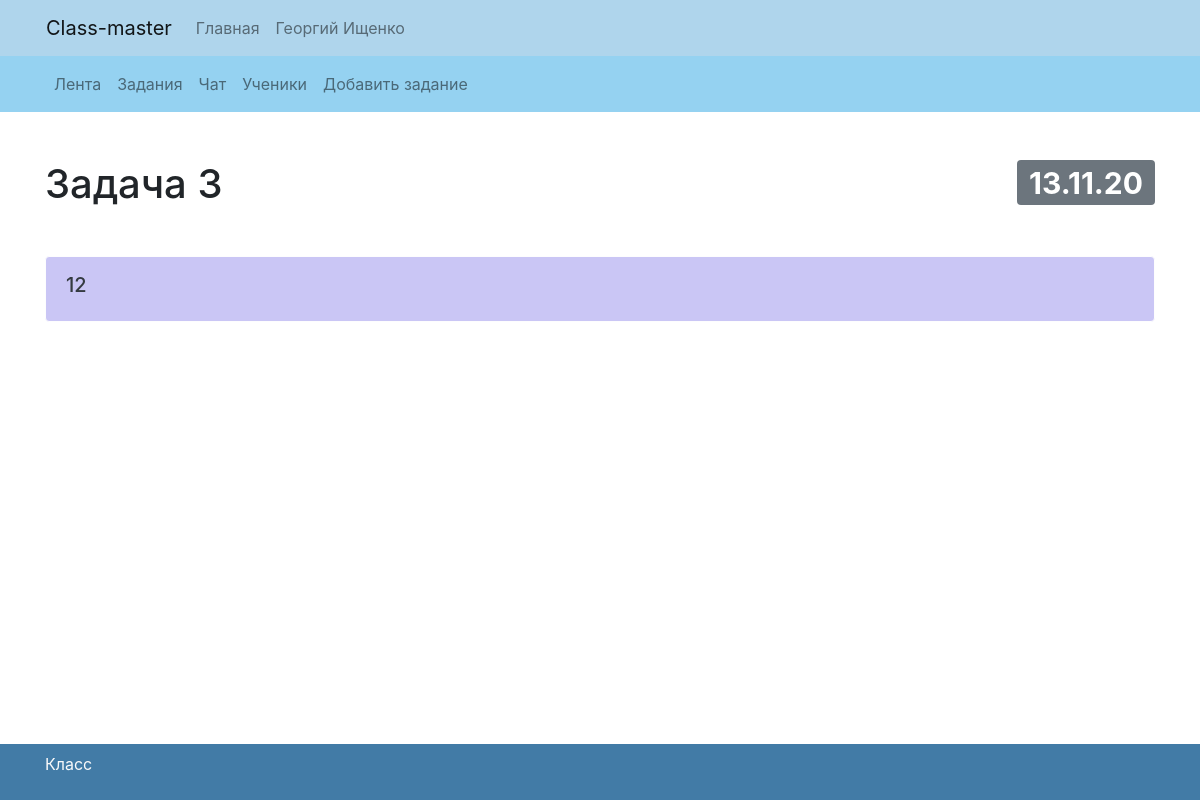
Page /classes/Django-21/task=612332 (signed in) on the committed database.
### my_class/models.py (models this page shows, shortened)
class Task(models.Model):
    title=models.CharField(max_length=32)
    body=RichTextUploadingField(blank=True,null=True)
    date=models.DateField()
    current_class = models.ForeignKey('Class', on_delete=models.CASCADE, null=True, blank=True)
    author=models.ForeignKey(settings.AUTH_USER_MODEL, on_delete=models.CASCADE,blank=True,
        null=True)
    published_date=models.DateTimeField(auto_now_add=True)
    max_mark = models.IntegerField(default=5)
    class Meta:
        verbose_name = "Задания"
        verbose_name_plural = "Задания"

### my_class/views.py (the view)
# urls.py: path('classes/<str:name>-<int:pk>/task=<int:pin>', class_task),
@login_required
def class_task(request,name,pk,pin):
	current_class = Class.objects.get(pk=pk)
	task = Task.objects.get(pk = decode(pin))
	return render(request,'class_task.html',
		{
		'class':current_class,
		'task':task,
		})

### my_class/models.py (called while the page is built)
    def is_teacher(self):
        if self.teacher:
            return True
        else:
            return False

### my_class/views.py (called while the page is built)
def decode(pin):
	return int(pin)^612345

### my_class/templates/class_task.html
{% extends "base.html" %}
{% block content %}
<div style="background-color: #95D2F1;">
    <nav class="container navbar navbar-expand-lg navbar-light">
        <div class="collapse navbar-collapse" id="navbarNavAltMarkup">
          <div class="navbar-nav">
            <a class="nav-link" href="feed">Лента</a>
            <a class="nav-link" href="tasks">Задания</a>
            <a class="nav-link" href="chat">Чат</a>
            <a class="nav-link" href="students">Ученики</a>
            {% if class.is_teacher %}
            <a class="nav-link" href="task_add">Добавить задание</a>
            {% endif %}
          </div>
        </div>
    </nav>
</div>
<div class="container mt-5 mb-5">
          <h1>{{task.title}} <span class="badge badge-secondary float-right">{{task.date | date:'d.m.y'}}</span></h1>
          <div class="alert alert-light mt-5 py-3" role="alert" style="background-color: #CAC6F5;">
            {% autoescape off %}
            <h5 class="text-dark">{{task.body}}<h5>
            {% endautoescape %}
          </div>
</div>
{% endblock %}

### my_class/templates/base.html (shortened to what this page needs)
{% load static %}
<!doctype html>
<html>
  <head>
  	<link href="{% static 'vendor/bootstrap/css/bootstrap.min.css' %}" rel="stylesheet">
  </head>
  <header>
    <div style="background-color: #AFD5EC;">
      <nav class="container navbar navbar-expand-lg navbar-light">
        <a class="navbar-brand" href="/">Class-master</a>
        <div class="collapse navbar-collapse" id="navbarNavAltMarkup">
          <div class="navbar-nav">
            <a class="nav-link" href="/">Главная</a>
            <a class="nav-link float-right" href="/im">{{request.user.first_name}} {{request.user.last_name}}</a>
          </div>
        </div>
      </nav>
    </div>
  </header>
  <body>
    {% block content %}
    {% endblock %}
  </body>
  <footer class="footer mt-auto py-2 fixed-bottom" style="background-color: #427BA6;">
    <div class="container">
      <p class="text-light">Класс</p>
    </div>
  </footer>
</html>

### rows in the picture
Task: title "Задача 3", date "13.11.20", body "12"

### other values in the picture
{{ request.user.first_name }} "Георгий"
{{ request.user.last_name }} "Ищенко"
